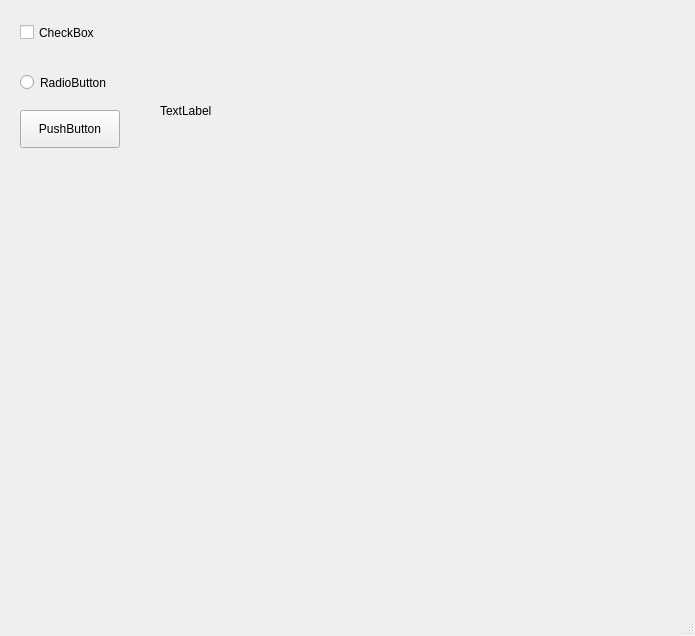
<?xml version="1.0" encoding="UTF-8"?>
<ui version="4.0">
 <class>MainWindow</class>
 <widget class="QMainWindow" name="MainWindow">
  <property name="geometry">
   <rect>
    <x>0</x>
    <y>0</y>
    <width>695</width>
    <height>636</height>
   </rect>
  </property>
  <property name="windowTitle">
   <string>MainWindow</string>
  </property>
  <widget class="QWidget" name="centralwidget">
   <widget class="QPushButton" name="myButton">
    <property name="geometry">
     <rect>
      <x>20</x>
      <y>110</y>
      <width>100</width>
      <height>38</height>
     </rect>
    </property>
    <property name="text">
     <string>PushButton</string>
    </property>
   </widget>
   <widget class="QCheckBox" name="checkBox">
    <property name="geometry">
     <rect>
      <x>20</x>
      <y>20</y>
      <width>93</width>
      <height>25</height>
     </rect>
    </property>
    <property name="text">
     <string>CheckBox</string>
    </property>
   </widget>
   <widget class="QRadioButton" name="radioButton">
    <property name="geometry">
     <rect>
      <x>20</x>
      <y>70</y>
      <width>113</width>
      <height>25</height>
     </rect>
    </property>
    <property name="text">
     <string>RadioButton</string>
    </property>
   </widget>
   <widget class="QLabel" name="label_2">
    <property name="geometry">
     <rect>
      <x>160</x>
      <y>60</y>
      <width>181</width>
      <height>101</height>
     </rect>
    </property>
    <property name="text">
     <string>TextLabel</string>
    </property>
   </widget>
  </widget>
  <widget class="QMenuBar" name="menubar">
   <property name="geometry">
    <rect>
     <x>0</x>
     <y>0</y>
     <width>695</width>
     <height>33</height>
    </rect>
   </property>
  </widget>
  <widget class="QStatusBar" name="statusbar"/>
 </widget>
 <resources/>
 <connections/>
</ui>
